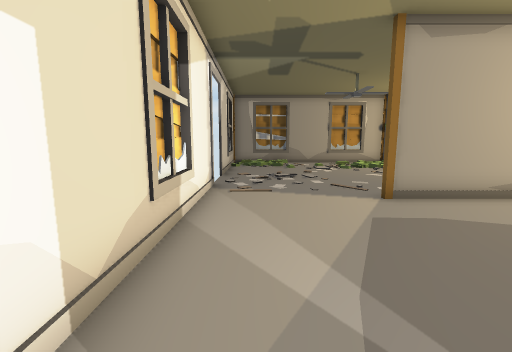
[1] (above)

12 first-person views from a walk through a scene from a Unity 3-D project. The camera is 1.5 m above the floor, tilts 8° down and sees 90° across. The floor is counted in squares, 1 m on a side. Each view is taken from the middle of a square. On the plan, view 1 faces up. The plan holds only what a view shows up to about 13 squares ahead; the rest is blank. Door leaves are left out, so doorways stand open.

[2]
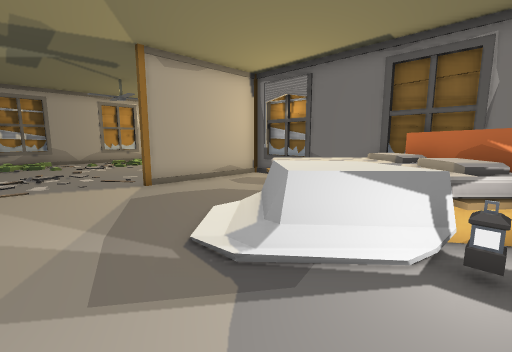

[3]
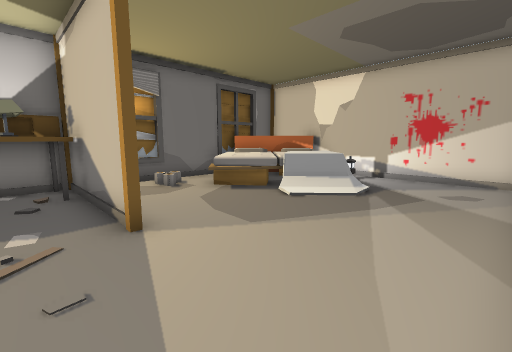

[4]
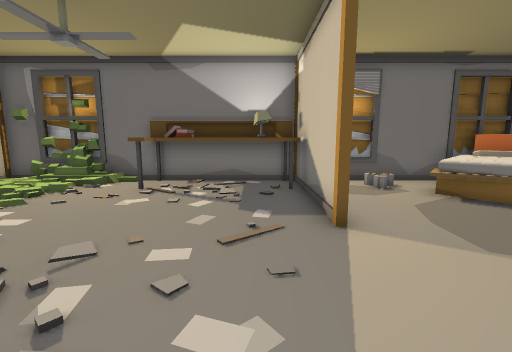

[5]
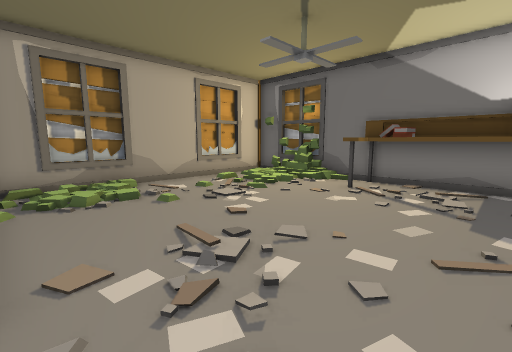

[6]
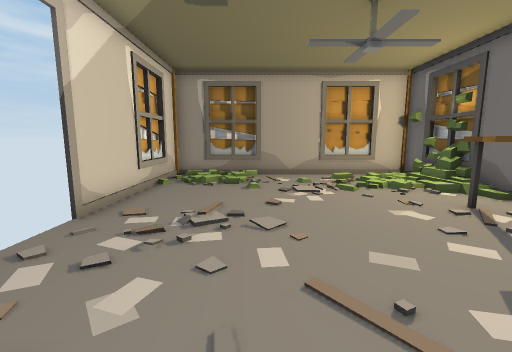

[7]
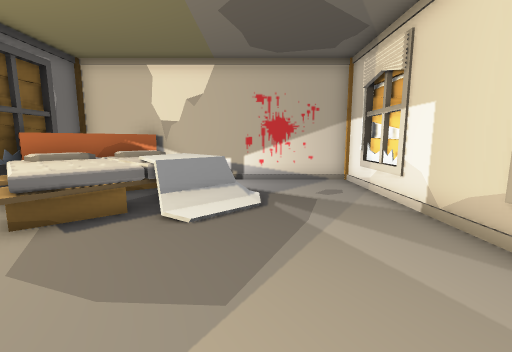

[8]
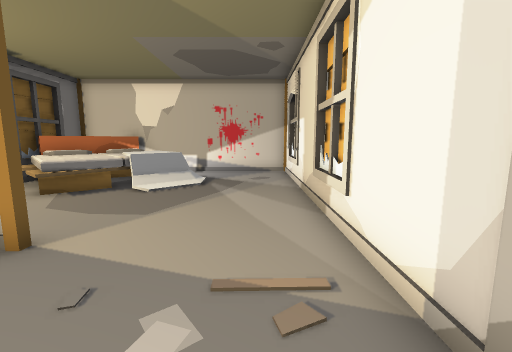

[9]
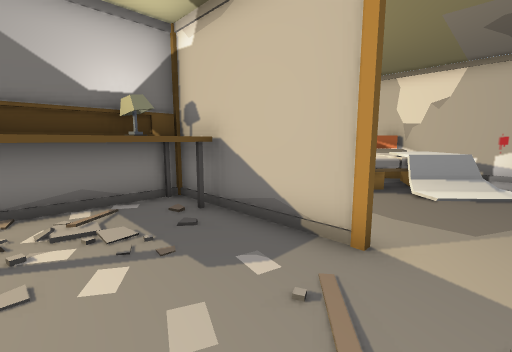

[10]
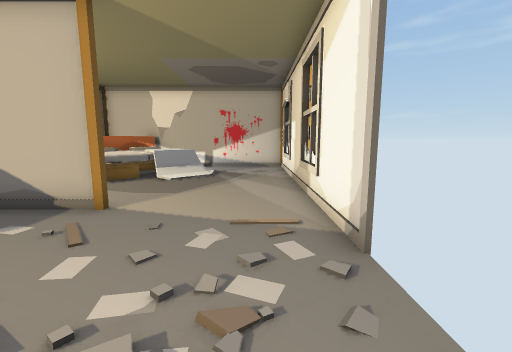

[11]
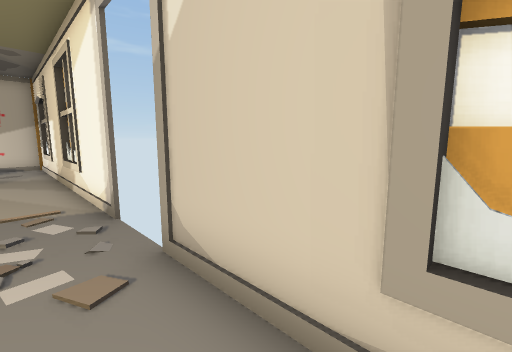

[12]
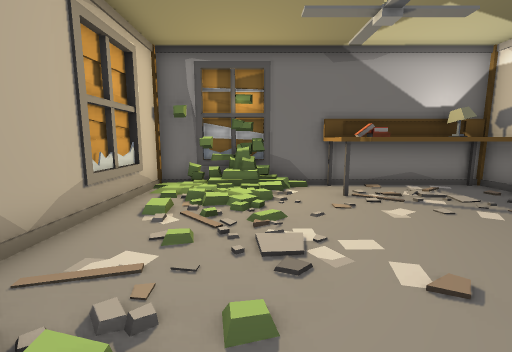

### Floor plan
Key: @ floor where view 1 was taken; # wall or solid block; . main floor; : floor 0.25 m higher than the main floor; / step, stairs or slope; D open door; = window, fence, low wall or low ledge; B books; O other object.
Columns run from 2 left of view 1 to 9 right of it. Each row starts with its distance up from view 1.
 17 ###########
 16 ##  ......#
 15 #=.:....:.#
 14 #...:...:.##
 13 #.........##
 12 #........OO#
 11  ../.....OB#
 10 DD.......OO#
  9 DD.......OO#
  8 #........OO#
  7 #....####OO#
  6 #..........#
  5 #.........=#
  4 #..........#
  3 #.......O..#
  2 #..../OOOO.#
  1 #.../OOOOOO#
  0 #.@./OOOOOO#
 -1 #..../OOOOO
 -2 ##....OOOO
 -3 #########

Positions as (right, up) in squares from view 1, and headings:
1: (0, 0), facing up
2: (0, -2), facing up-right
3: (-1, 8), facing down-right
4: (-1, 8), facing right
5: (-1, 8), facing up-right
6: (2, 6), facing up
7: (2, 7), facing down
8: (0, 10), facing down
9: (2, 10), facing down-right
10: (0, 12), facing down
11: (0, 14), facing down-left
12: (0, 14), facing right
